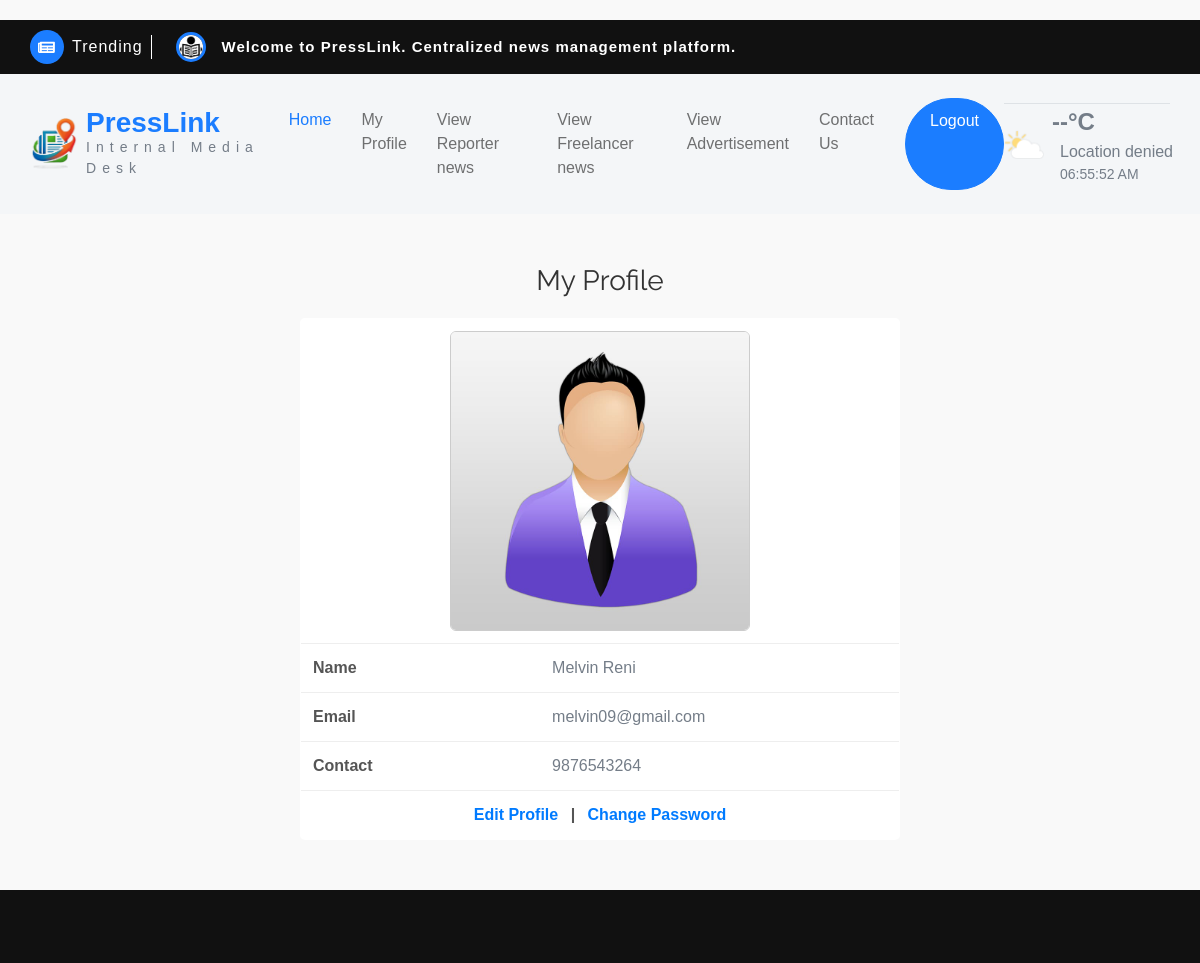
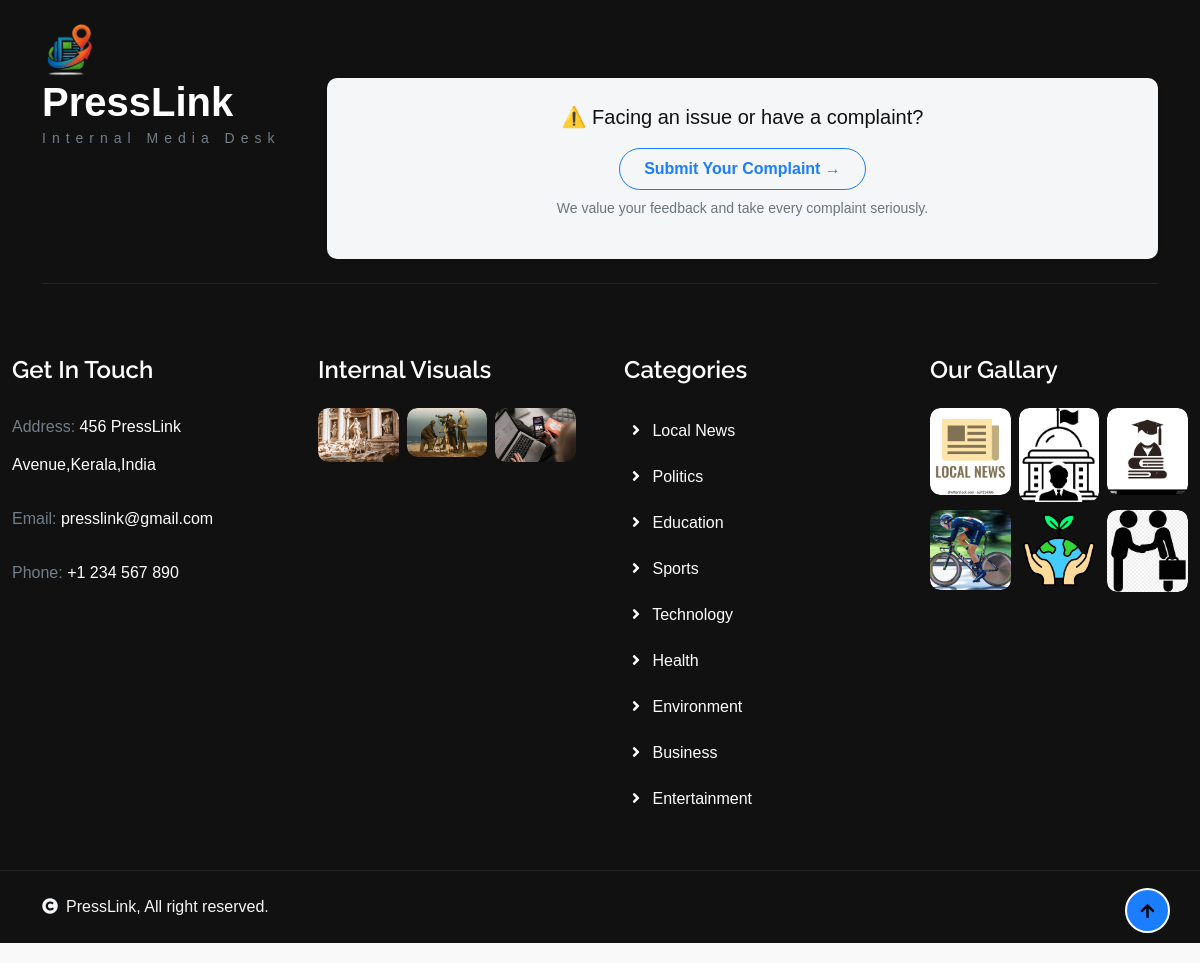
Screenshot of /Verifier/MyProfile/ (signed in) with the database file from the repository (2 pictures, top to bottom).
### Admin/models.py (models this page shows)
class tbl_verifier(models.Model):
    verifier_name=models.CharField(max_length=50)
    verifier_email=models.CharField(max_length=50)
    verifier_contact=models.CharField(max_length=50)
    verifier_photo=models.FileField(upload_to="Assets/UserDocs/")
    verifier_proof=models.FileField(upload_to="Assets/UserDocs/")
    verifier_password=models.CharField(max_length=50)
    verifier_status=models.IntegerField(default=0)
    place=models.ForeignKey(tbl_place,on_delete=models.CASCADE)

### Verifier/views.py (the view)
# urls.py: path("MyProfile/",views.MyProfile,name="MyProfile"),
def MyProfile(request):
    if "Vid" in request.session:
        verifierData = tbl_verifier.objects.get(id=request.session["Vid"])
        return render(request, 'Verifier/MyProfile.html', {"verifierData": verifierData})
    return redirect("Guest:Login")

### Verifier/Templates/Verifier/MyProfile.html (shortened to what this page needs)
{% extends 'Verifier/Header.html' %}
{% block content %}
<h3>My Profile</h3>
<table border="1" align="center">
    <tr>
        <td colspan="2" align="center">
            {% if verifierData.verifier_photo %}
            <img src="{{ verifierData.verifier_photo.url }}" width="300" height="300" alt="Verifier Photo">
            {% else %}
            No Photo Available
            {% endif %}
        </td>
    </tr>
    <tr>
        <td>Name</td>
        <td>{{ verifierData.verifier_name }}</td>
    </tr>
    <tr>
        <td>Email</td>
        <td>{{ verifierData.verifier_email }}</td>
    </tr>
    <tr>
        <td>Contact</td>
        <td>{{ verifierData.verifier_contact }}</td>
    </tr>
    <tr>
        <td colspan="2" align="center">
            <a href="{% url 'Verifier:EditProfile' %}">Edit Profile</a> |
            <a href="{% url 'Verifier:ChangePassword' %}">Change Password</a>
        </td>
    </tr>
</table>
{% endblock %}

### Verifier/Templates/Verifier/MyProfile.html (style rules this page uses)
body { font-family: Arial, sans-serif; background-color: #f9f9f9; margin: 0; padding: 20px 0; }
h3 { text-align: center; color: #333; font-weight: normal; margin-bottom: 20px; }
table { width: 50%; margin: auto; border-collapse: collapse; background-color: #fff; border: 1px solid #ddd; border-radius: 5px; overflow: hidden; }
td { padding: 12px; border-bottom: 1px solid #eee; }
td:first-child { font-weight: bold; color: #555; width: 40%; }
td img { border-radius: 6px; border: 1px solid #ccc; }
a { text-decoration: none; color: #007bff; font-weight: bold; padding: 4px 8px; border-radius: 4px; }

### rows the page displays
tbl_verifier: verifier_photo (picture), verifier_name "Melvin Reni", verifier_email "melvin09@gmail.com", verifier_contact "9876543264"
